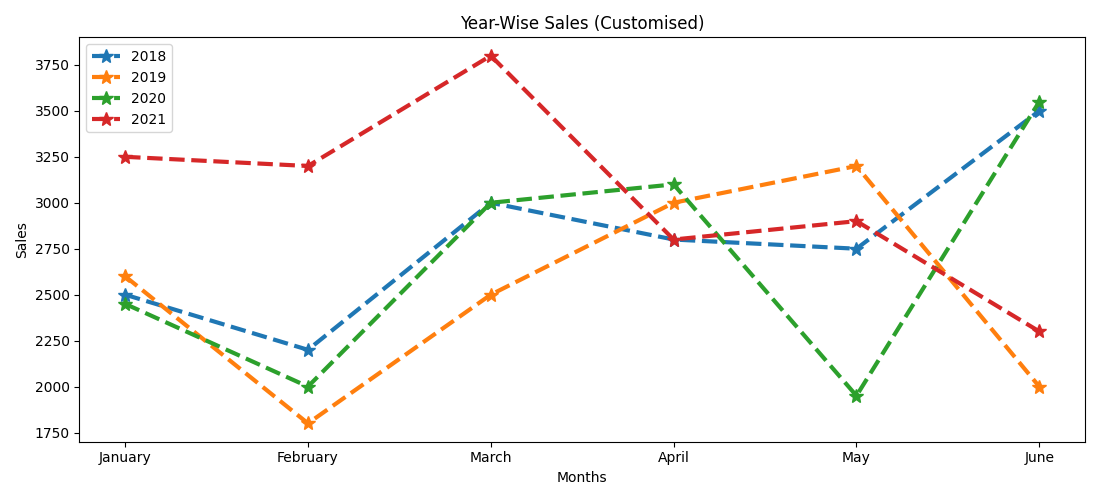

Write the Python code that produced this figure.
# Q4: Customised Line Chart - Month Names on X-axis
# Requirements: pip install matplotlib

import matplotlib.pyplot as plt

month_names = ['January', 'February', 'March', 'April', 'May', 'June']
sales = {
    2018: [2500, 2200, 3000, 2800, 2750, 3500],
    2019: [2600, 1800, 2500, 3000, 3200, 2000],
    2020: [2450, 2000, 3000, 3100, 1950, 3550],
    2021: [3250, 3200, 3800, 2800, 2900, 2300],
}

plt.figure(figsize=(11, 5))
for year, values in sales.items():
    plt.plot(month_names, values,
             marker='*',
             markersize=10,
             linestyle='--',
             linewidth=3,
             label=str(year))

plt.title('Year-Wise Sales (Customised)')
plt.xlabel('Months')
plt.ylabel('Sales')
plt.legend()
plt.tight_layout()
plt.savefig('q4_customised_line_chart.png')
plt.show()
print("Q4 done.")
